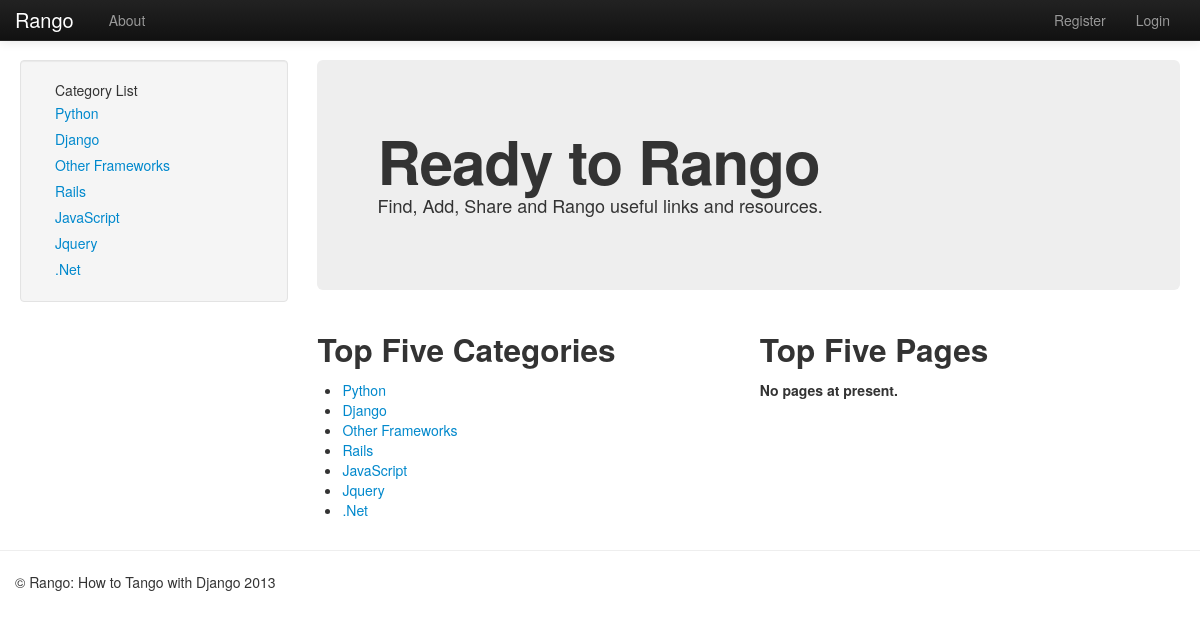
Screenshot of /rango/ with the database file from the repository.
### rango/models.py (models this page shows, shortened)
class Category(models.Model):
    name = models.CharField(max_length=128, unique=True)
    views = models.IntegerField(default=0)
    likes = models.IntegerField(default=0)
    slug = models.SlugField()

### rango/views.py (the view)
def index(request):
  request.session.set_test_cookie()
  context = RequestContext(request)
  cat_list = get_category_list()
  context_dict = {'cat_list': cat_list}
  if request.session.get('last_visit'):
      last_visit_time = request.session.get('last_visit')
      visits = request.session.get('visits', 0)
      if (datetime.now() - datetime.strptime(last_visit_time[:-7], "%Y-%m-%d %H:%M:%S")).days > 0:
          request.session['visits'] = visits + 1
          request.session['last_visit'] = str(datetime.now())
  else:
      request.session['last_visit'] = str(datetime.now())
      request.session['visits'] = 1
  return render_to_response('rango/index.html', context_dict, context)

### rango/views.py (called while the page is built)
def get_category_list():
    cat_list = Category.objects.all()
    return cat_list

### templates/rango/index.html
{% extends 'rango/base.html' %}
{% load static %}
{% block body_block %}
<div class="hero-unit">
    <h1>Ready to Rango</h1>
    <p>Find, Add, Share and Rango useful links and resources.</p>
</div>
<div class="row-fluid">
    <div class="span6">
        <h2>Top Five Categories</h2>
        {% if cat_list %}
        <ul>
            {% for category in cat_list %}
            <li><a href="/rango/category/{{category.slug}}">{{ category.name }}</a></li>
            {% endfor %}
        </ul>
        {% else %}
        <strong>No categories at present.</strong>
        {% endif %}
    </div>
    <div class="span6">
        <h2>Top Five Pages</h2>
        {% if pages %}
        <ul>
            {% for page in pages %}
            <li><a href="{{ page.url}}">{{ page.title }}</a> - {{ page.category }} ({{ page.views }} view(s))</li>
            {% endfor %}
        </ul>
        {% else %}
        <strong>No pages at present.</strong>
        {% endif %}
    </div>
</div>
{% endblock %}

### templates/rango/base.html (shortened to what this page needs)
<!DOCTYPE html>
{% load static %}
<html>
    <head>
        <link href="{% static 'css/bootstrap-fluid-adj.css' %}" rel="stylesheet">
        <link href="{% static 'css/bootstrap.min.css' %}" rel="stylesheet" media="screen">
        <link href="{% static 'css/bootstrap-responsive.css' %}" rel="stylesheet">
    </head>
    <body>
      <div class="navbar navbar-inverse navbar-fixed-top">
        <div class="navbar-inner">
          <div class="container">
              <a class="brand" href="/rango/">Rango</a>
              <div class="nav-collapse collapse">
                  <ul class="nav pull-right">
                      {% if user.is_authenticated %}
                      <li class="navbar-text">Welcome, {{ user.username }}!</li>
                      <li><a href="/rango/profile">Profile</a></li>
                      <li><a href="/rango/logout/">Logout</a></li>
                      {% else %}
                      <li><a href="/rango/register/">Register</a></li>
                      <li><a href="/rango/login/">Login</a></li>
                      {% endif %}
                  </ul>
                  <ul class="nav">
                      <li><a href="/rango/about/">About</a></li>
                  </ul>
              </div>
          </div>
        </div>
      </div>
      <div class="container-fluid">
        <div class="row-fluid">
            <div class="span3">
                <div class="well sidebar-nav">
                   <div id="cats">
                     {% if cat_list %}
                         <ul class="nav nav-list"><li>Category List</li></ul>
                         {% include 'rango/category_list.html' with cat_list=cat_list %}
                     {% endif %}
                  </div>
                </div>
            </div>
            <div class="span9">
                {% block body_block %}
                {% endblock %}
            </div>
        </div>
      </div>
      <hr>
      <footer>
        <div class="container">
          <p>&copy; Rango: How to Tango with Django 2013</p>
        </div>
      </footer>
    </body>
</html>

### templates/rango/category_list.html
<ul class="nav nav-list">
    {% if cat_list %}
        {% for cat in cat_list %}
            <li><a href="/rango/category/{{ cat.slug }}">{{ cat.name }}</a></li>
        {% endfor %}
    {% else %}
        <li>No categories at present.</li>
   {% endif %}
</ul>

### rows the page displays
Category: name "Python"
Category: name "Django"
Category: name "Other Frameworks"
Category: name "Rails"
Category: name "JavaScript"
Category: name "Jquery"
Category: name ".Net"
